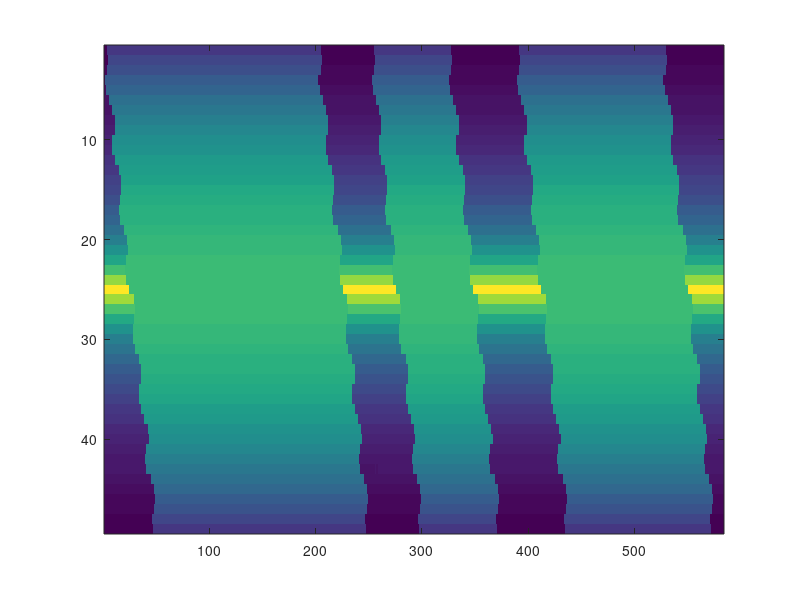

Source code (MATLAB):
clear all
thNS=load('IncKu.txt');
LaKu=load('LaKu.txt');
LoKu=load('LoKu.txt');
sizeT=size(thNS);
SigNS=zeros(sizeT);
Nbreaks=floor(20*rand(1));
rndPos=rand(1,Nbreaks);
breakPos=sort(floor(rndPos.*sizeT(2)));
breakPos=[1,breakPos,sizeT(2)];

Ai=153.12; Bi=4.25; Ci=-13.67; %ice param
Aw=0.72; Bw=0.03; %water param
f=3;
for j=1:Nbreaks+1    
    if rand>=0.5
        for i=breakPos(j):breakPos(j+1)
            SigNS(:,i)=Ai*abs(1./(abs(thNS(:,i))+Bi))+Ci;%ice
        end
    else
        for i=breakPos(j):breakPos(j+1)
            SigNS(:,i)=10*log10(Aw^2/Bw*secd(thNS(:,i)).^4.*exp(-(tand(thNS(:,i))).^2/Bw)); %water
        end
    end
end
for k=1:sizeT(1)
    a=SigNS(k,:);
    a=a';
    a=circshift(a,[floor(sin(k)*f)+k,0]);
    a=a';
    SigNS(k,:)=a;
end
fidK = fopen('areaKu.txt','wt');
for ii=1:sizeT(1)
    for jj=1:sizeT(2)
        
        fprintf(fidK,'%e   %e   %e   %e   \r\n',LaKu(ii,jj),LoKu(ii,jj),thNS(ii,jj),SigNS(ii,jj));
        
    end
end
    
fidSig = fopen('SigKu.txt','wt');
dlmwrite('SigKu.txt',SigNS,'delimiter','\t');
imagesc(SigNS)
print('sine','-dpng')
%F=param(1)*abs(1./(abs(xdata)+param(2)))+param(3); %ice

%F=param(1)^2/param(2)*secd(xdata).^4.*exp(-(tand(xdata)).^2/param(2)); %water